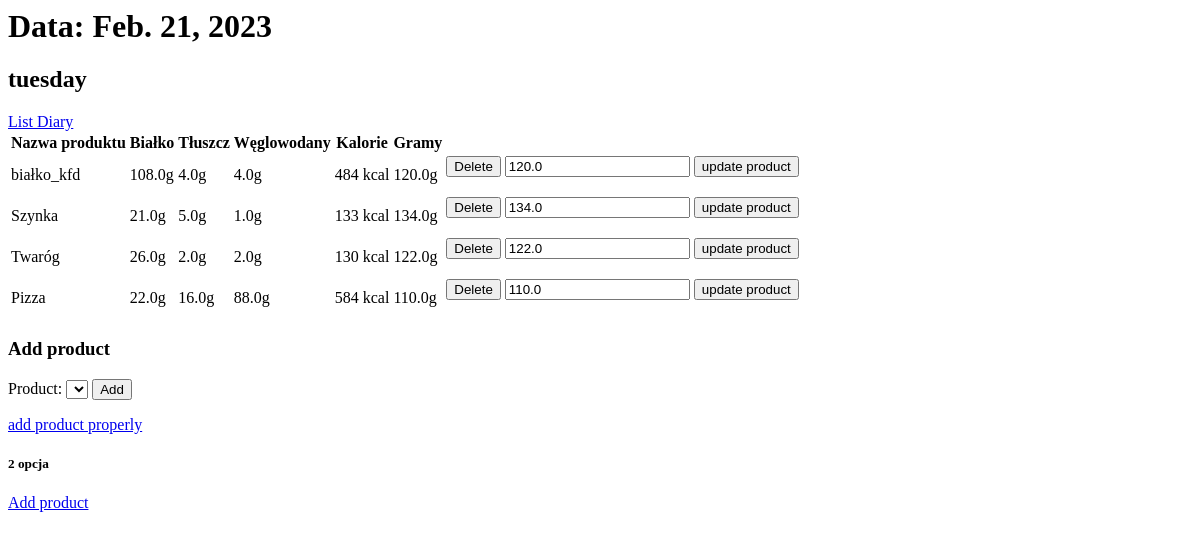
Before: /diary/1/ with the older database file.
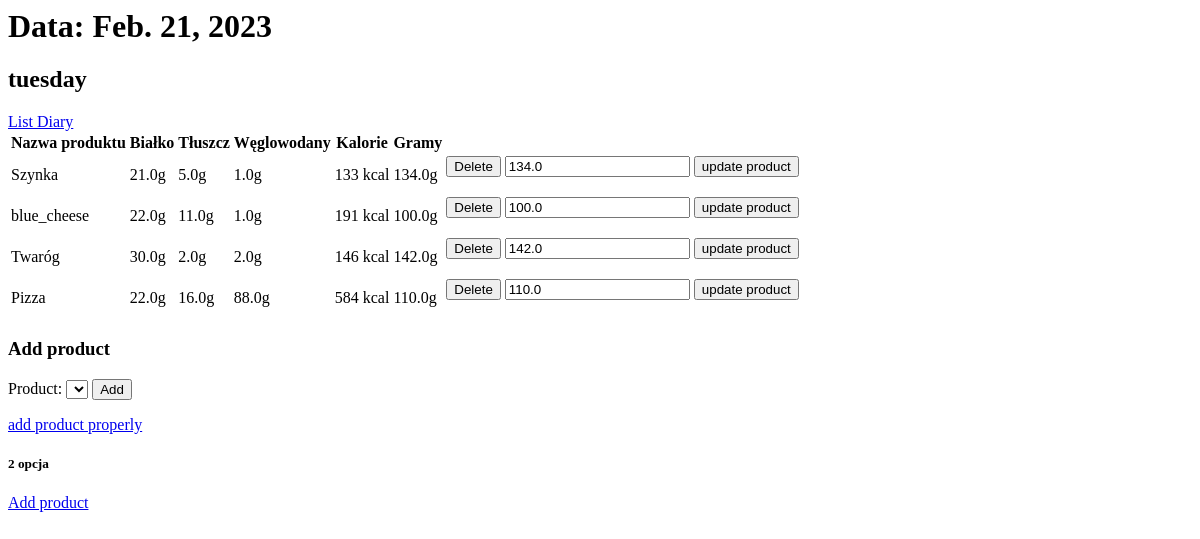
After: the same page with the newer database file.
### models/models.py (models this page shows, shortened)
class Product(models.Model):
    name=models.CharField(max_length=255)
    protein=models.FloatField()
    fat=models.FloatField()
    carbo=models.FloatField()
    grams=models.FloatField(default=100)
    def calories(self):
        calories = (self.protein*4) + (self.carbo*4)+(self.fat*9)
        return int(calories)

### models/views.py (the view)
# urls.py: path('diary/<int:diary_id>/',views.diary_detail,name='diary_detail'),
def diary_detail(request,diary_id):
    diary = get_object_or_404(Diary,pk=diary_id)
    products = diary.products.all()
    total_calories = diary.calories
    total_carbo = diary.total_carbo
    total_fat = diary.total_fat
    total_protein = diary.total_protein
    context={
        'diary': diary,
        'products': products,
        'total':{
            'calories': total_calories,
            'carbo': total_carbo,
            'protein': total_protein,
            'fat': total_fat
        }
    }
    return render(request,'diary_detail.html',context)

### models/models.py (called while the page is built)
    @property
    def calories(self):
        total_calories=0
        for product in self.products.all():
            total_calories+=product.calories()
        return total_calories

    @property
    def total_carbo(self):
        return sum(self.products.all().values_list('carbo', flat=True))

    @property
    def total_protein(self):
        return sum(self.products.all().values_list('protein', flat=True))

    @property
    def total_fat(self):
        return sum(self.products.all().values_list('fat', flat=True))

### templates/diary_detail.html (shortened to what this page needs)
<h1>Data: {{ diary.date }}</h1>
<h2>{{ diary.name }}</h2>
<a href="{% url 'diary_list' %}">List Diary</a>
<table>
    <tr>
        <th>Nazwa produktu</th>
        <th>Białko</th>
        <th>Tłuszcz</th>
        <th>Węglowodany</th>
        <th>Kalorie</th>
        <th>Gramy</th>
    </tr>
    {% for product in products %}
        <tr>
            <td>{{ product.name }}</td>
            <td>{{ product.protein }}g</td>
            <td>{{ product.fat }}g</td>
            <td>{{ product.carbo }}g</td>
            <td>{{ product.calories }} kcal</td>
            <td>{{product.grams}}g</td>
            <td>
                <form method="post" action="{% url 'diary_remove_product' diary.id product.id %}">
                    <button type="submit">Delete</button>
                </form>
            </td>
            <td>
                <form method="post" action="{%url 'update_product_grams' diary.id product.id %}">
                    <input type="number" name="grams" value="{{product.grams}}">
                    <button type="submit">update product</button>
                </form>
            </td>
        </tr>
    {% endfor %}
</table>
 <h3>Add product</h3>
<form method="post" action="{% url 'add_product_to_diary' diary_id=diary.id%}">
    <label for="product">Product:</label>
    <select id="product" name="product">
    </select>
    <button type="submit">Add</button>
</form>
<p><a href="{% url 'add_product_to_diary' diary_id=diary.id %}">add product properly</a></p>
<h5>2 opcja</h5>
<p><a href="{% url 'product_list' %}">Add product</a></p>

Changed rows visible on the page:
no longer on this page (row edited): Product: name "białko_kfd", protein "108.0", fat "4.0", carbo "4.0", calories "484", grams "120.0"
now on this page (row unchanged): Product: name "blue_cheese", protein "22.0", fat "11.0", carbo "1.0", calories "191", grams "100.0"
changed Product "Twaróg": protein "26.0" → "30.0"; calories "130" → "146"; grams "122.0" → "142.0"
